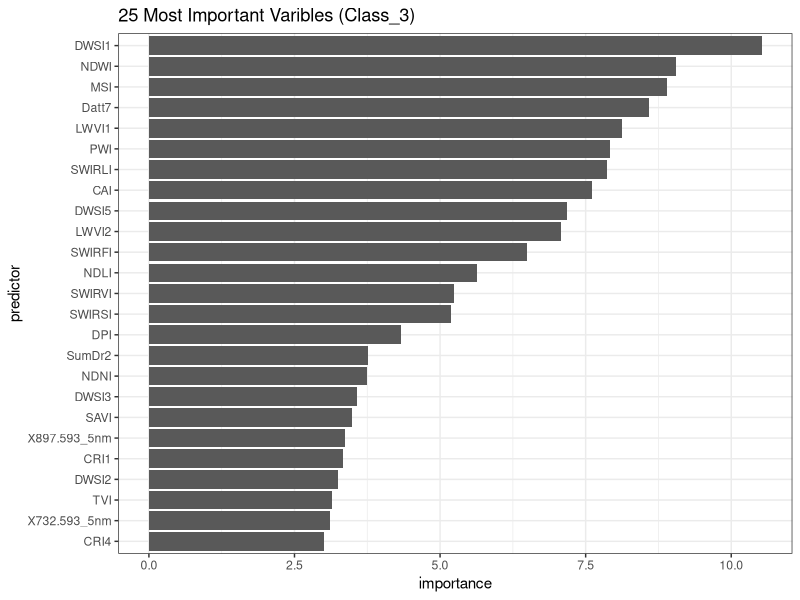
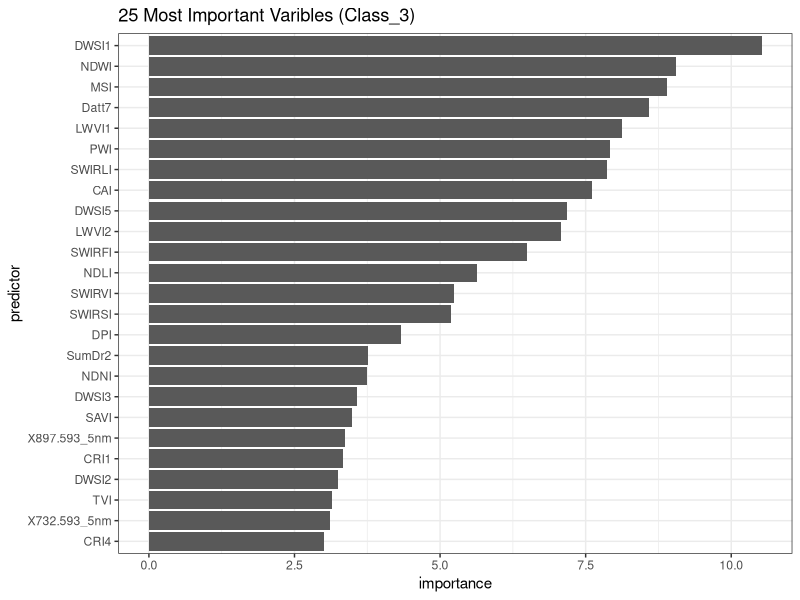

The R script that drew these images, in order:
library(caret)
library(ranger)
library(randomForest)
library(tidyverse)

#------------------Building Model without identifying important varibles --------------
# Spectral Library
TreeSpecLib_derivs<-read.csv("Outputs/D_002_SpecLib_Derivs.csv")
colnames(TreeSpecLib_derivs) %>% View()


# Remove Unwanted columns
# Creates a string of possible names that will be removed
#remove_names<-c("ScanID","Class1","Class2","Class4","Area","Class2_Freq"
#                ,"Class3_Freq","Class4_Freq","Tree_numbe","x","y")
#remove_names<-c(colnames(SpecLib_derivs[,1:6]), colnames(SpecLib_derivs[,8:32]))

TreeSpecLib_derivs<-
  TreeSpecLib_derivs %>%
  dplyr::select(taxon_code, everything()) %>%
  dplyr::select(-sample_name:-`Columns..2.`) %>% #colnames()
  rename(Classes = taxon_code) %>%
  mutate(Classes = as.factor(Classes)) %>% as.data.frame()

# Remove Unwanted columns
#SpecLib_derivs[remove_names] = NULL

# Change column name with all the levels to "classes"
#names(SpecLib_derivs)[taxon_code]<-"Classes"
# Converts column to a fctor
#TreeSpecLib_derivs$Classes<-TreeSpecLib_derivs$Classes%>%as.factor()


#Create cal/val split
#rand_col<-sample(seq_len(nrow(TreeSpecLib_derivs)),size = floor(0.75*nrow(TreeSpecLib_derivs)))
#TreeSpecLib_derivs_cal<-TreeSpecLib_derivs[rand_col,]
#TreeSpecLib_derivs_val<-TreeSpecLib_derivs[-rand_col,]
#SpecLib_derivs_cal$randSel<-0
#SpecLib_derivs_val$randSel<-1
#dim(SpecLib_derivs_val)
#dim(SpecLib_derivs_cal)

#SpecLib_derivs_train<-rbind(SpecLib_derivs_val,SpecLib_derivs_cal) %>% as.data.frame()
#hist(SpecLib_derivs_train$randSel)

set.seed(123)
# Build Model

#rf_mod_ranger<- ranger::ranger(Classes ~ .,data = TreeSpecLib_derivs_cal, num.trees = 1000, local.importance = TRUE) # OOB prediction error:19.53 %   
rf_mod_ranger<- ranger::ranger(Classes ~ .,data = TreeSpecLib_derivs, num.trees = 1000, local.importance = TRUE) # OOB prediction error:10.42 %   

rf_mod_ranger

#rf_mod_randomforest<-randomForest(Classes ~ .,data = TreeSpecLib_derivs_cal, ntree=1000,importance=TRUE) # OOB prediction error 26.18%
rf_mod_randomforest<-randomForest(Classes ~ .,data = TreeSpecLib_derivs, ntree=1000,importance=TRUE) # OOB prediction error 10.42 % 


 # Build models using 0.99 percent cutoff for corelated varibles
 # Creates corelation matrix
 CorelationMatrix<-cor(TreeSpecLib_derivs[-1])
 
 # Select most correlated varibles 
 caret_findCorr<-findCorrelation(CorelationMatrix, cutoff = 0.99, names = T)
 
 # Remove corelated vars
 predictor_df_reduced<-TreeSpecLib_derivs %>%
   dplyr::select(-caret_findCorr)
 
 # Rebuild models after intercorelated vars are removed
 rf_mod_randomforest_reduced<-randomForest(Classes ~ .,data = predictor_df_reduced,ntree=1000,importance=TRUE) # OOB prediction error 23.28%
 # Saves confusion matrix rf
 RandomForest_reduced_confusionmatrix<-rf_mod_randomforest_reduced$confusion%>%as.data.frame()
 write.csv(RandomForest_reduced_confusionmatrix,"Outputs/RandomForest_reduced_confusionmatrix.csv")
 # Saves confuison Matrix Ranger
 
 rf_mod_ranger_reduced<-ranger(Classes ~ .,data = predictor_df_reduced,
                       num.trees = 1000,
                       local.importance = TRUE) # OOB prediction error:             17.97 % 
 
 rf_mod_ranger_IMP<-ranger(Classes ~ .,data = predictor_df_reduced,
                       num.trees = 1000,
                       importance = "impurity_corrected",
                       local.importance = TRUE) # OOB prediction error:             23.76 %  
 
 Ranger_reduced_confusionmatrix<-rf_mod_ranger_reduced$confusion.matrix%>%as.data.frame.matrix()
 write.csv(Ranger_reduced_confusionmatrix,"Outputs/Ranger_reduced_confusionmatrix.csv")

 
#Make models with all predictors for prediction
 rf_mod_ranger_pred<- ranger::ranger(Classes ~ .,data = TreeSpecLib_derivs, num.trees = 1000) # OOB prediction error:10.42 %   
 
 rf_mod_ranger_pred
 
 rf_mod_randomforest_pred<-randomForest(Classes ~ .,data = TreeSpecLib_derivs, ntree=1000) # OOB prediction error 10.42 % 
 

# saves the model with the lowest error
save(rf_mod_randomforest_pred, file = "Outputs/Best_Model_RandomForest.rda")

# saves the model with the lowest error
save(rf_mod_ranger_pred      , file = "Outputs/Best_Model_Ranger.rda")


#------------------------------ Select Important varibles -----------------------------------
# Creates a dataframe with all varibles and their imoportance
ImportantVarsFrame<-enframe(rf_mod_ranger_IMP$variable.importance, 
                            name="predictor", value="importance")

# Function Creates a plot of the 30 most important vars
ImportantVarsFrame25<-ImportantVarsFrame[order(ImportantVarsFrame$importance,decreasing = TRUE),][1:25,]

# Lets R respect the order in data.frame.
ImportantVarsFrame25$predictor <- factor(ImportantVarsFrame25$predictor,
                                         levels = ImportantVarsFrame25$predictor
                                         [order(ImportantVarsFrame25$importance)])

# Creates a plot of the 30 most important varibles
ImportantVarsFrame25%>%
  ggplot(aes(x  = predictor, y = importance))+
  theme_bw()+
  geom_bar(stat = "identity")+
  coord_flip()+
  ggtitle("25 Most Important Varibles (Class_3)")

ggsave("Outputs/VarImp.jpg")
